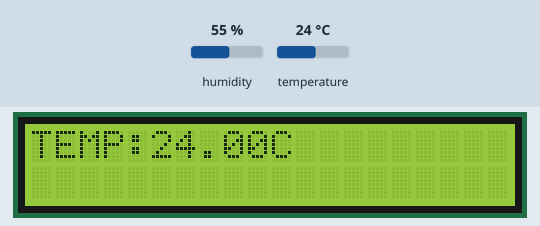
Recording of a sketch running on a simulated Arduino Uno, built with avr-gcc and run on an emulated ATmega328P. Parts: 20×2 character LCD. Inputs (shaded band) come from the test bench; at power-on: temperature 24 °C, humidity 55 %.

Above: at 1.2 s.
1.3 s: temperature set to 12 °C
At 2.6 s:
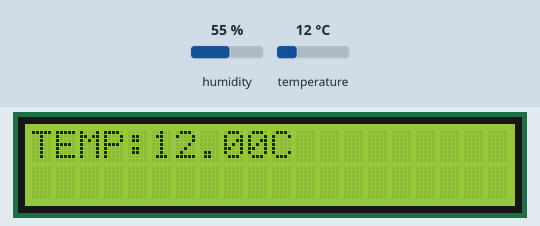
4.0 s: temperature set to 19 °C
At 4.5 s:
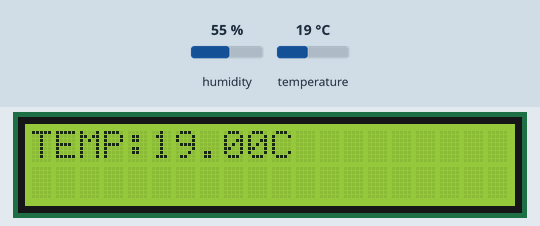
6.7 s: temperature set to 28 °C
At 9.5 s:
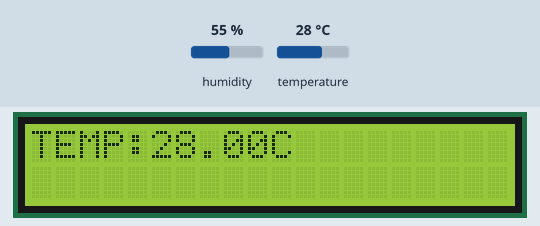
Timing chart, 0 to 11.0 s (numbered marks = the images above; inputs shaded):
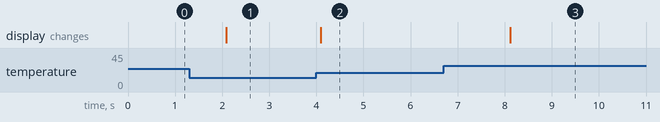

Measured:
- after the input at 1.3 s, the display: changes after 0.78 s (image 1)
- after the input at 4.0 s, the display: changes after 0.09 s (image 2)
- after the input at 6.7 s, the display: changes after 1.4 s (image 3)

The sketch:

KNURE3-1-1.ino
```cpp
#include "DHT.h"
#define DHTPIN 6 // пин подключения контакта DATA
#define DHTTYPE DHT22 // DHT 22
#include <LiquidCrystal.h>
// инициализация с указанием контактов подключения
LiquidCrystal lcd(  12, 11, 5, 4, 3, 2);
DHT dht(DHTPIN, DHTTYPE);
void setup()
{
lcd.begin(20,2); // режим работы
dht.begin();
}
void loop()
{
// получение с датчика  температуры
float h = dht.readHumidity();
float t = dht.readTemperature();
if (isnan(t) || isnan(h)) // ошибка получения данных
{
lcd.clear();lcd.setCursor(0,0);
lcd.print("Failed to read");
}
else // вывести данные на ЖКИ
{
lcd.clear();

lcd.setCursor(0,0);
lcd.print("TEMP:"); lcd.print(t); lcd.println("C     ");

}

delay(2000); // пауза перед следующим измерением
}
```
